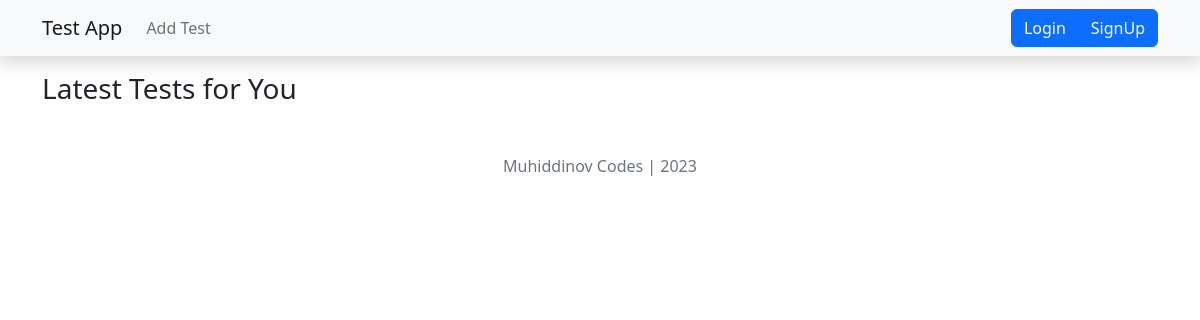
/, run on an earlier commit of the app's database.
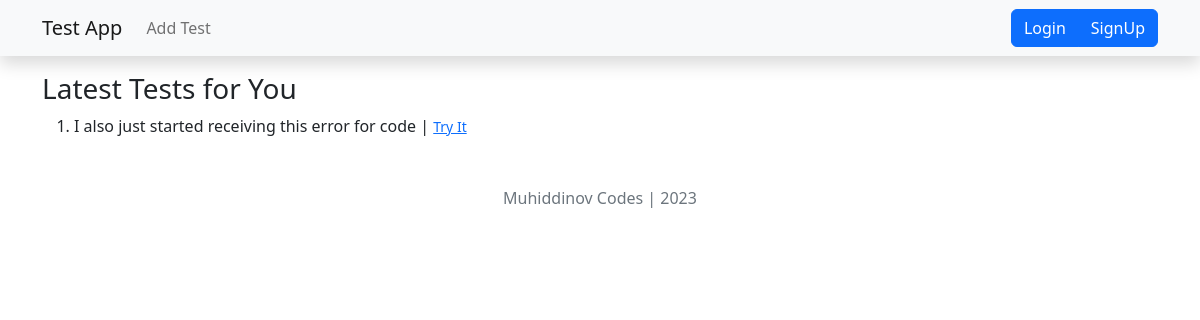
And on a later commit of the database.
### main/models.py (models this page shows, shortened)
class Test(models.Model):
    author=models.ForeignKey(User,on_delete=models.CASCADE)
    category=models.ForeignKey(Category,on_delete=models.CASCADE)
    title=models.CharField(max_length=200, null=True)
    maximum_attemps=models.PositiveBigIntegerField(null=True)
    start_date=models.DateTimeField(default=timezone.now, null=True)
    end_date=models.DateTimeField(default=(timezone.now()+timezone.timedelta(days=10)))
    pass_percentage=models.PositiveBigIntegerField(null=True)

### main/views.py (the view)
# urls.py: path('', index, name='index'),
def index(request):
    tests = Test.objects.all()
    return render(request, 'index.html', {'tests': tests})

### templates/index.html (shortened to what this page needs)
{% extends "base.html" %}
{% block content %}
    <div class="content mt-3">
        <h3>Latest Tests for You</h3>
        <ol>
            {% for test in tests %}
                <li>{{test.title}} | <small><a href="{% url 'ready_to_test' test.id%}">Try It</a></small></li>
            {% endfor %}
        </ol>
    </div>
{% endblock content %}

What changed in the data, as far as the page shows it:
added Test: title "I also just started receiving this error for code"
